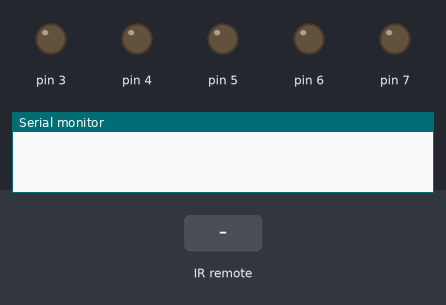
A sketch run on a simulated Arduino Uno, built with avr-gcc and run on an emulated ATmega328P. Parts: output pins drawn as LEDs (lit = HIGH), the last lines printed to the serial monitor. The test bench sets the inputs (shaded band).

Above: at 1.2 s.
1.3 s: infrared code 0xE0E020DF received
At 2.1 s:
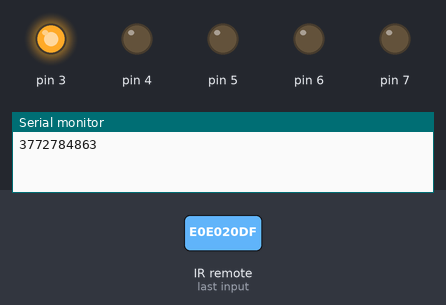
3.8 s: infrared code 0xE0E0A05F received
At 4.2 s:
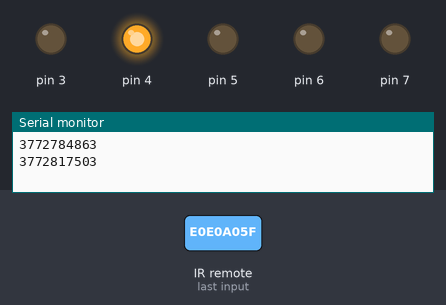
6.3 s: infrared code 0xE0E0609F received
At 7.1 s:
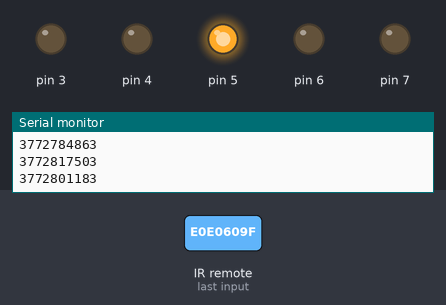
8.8 s: infrared code 0xE0E010EF received
At 9.2 s:
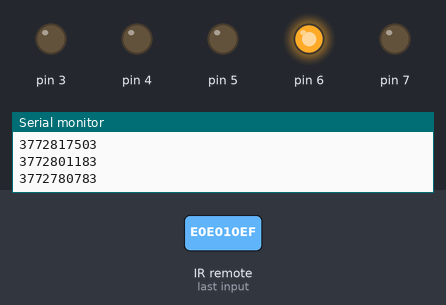
11.3 s: infrared code 0xE0E0906F received
At 12.1 s:
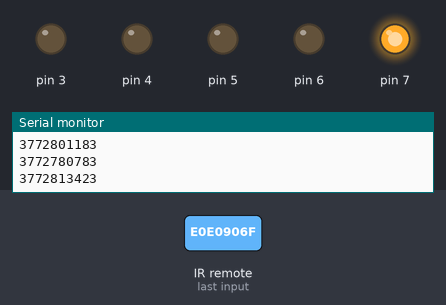
Timing chart, 0 to 14.3 s (numbered marks = the images above; inputs shaded):
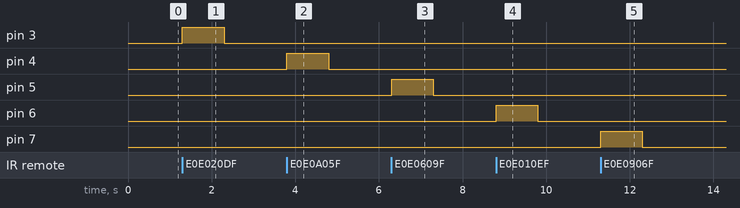

Measured:
- after the input at 1.3 s, pin 3: LOW → HIGH at once, → LOW 1.0 s later
- after the input at 3.8 s, pin 4: LOW → HIGH at once, → LOW 1.0 s later
- after the input at 6.3 s, pin 5: LOW → HIGH at once, → LOW 1.0 s later
- after the input at 8.8 s, pin 6: LOW → HIGH at once, → LOW 1.0 s later
- after the input at 11.3 s, pin 7: LOW → HIGH at once, → LOW 1.0 s later

The sketch:

Project_50.ino
```cpp
// Project 50 – Creating an IR Remote Control Arduino
int receiverpin = 2;        // pin 1 of IR receiver to Arduino digital pin 2
#include <IRremote.h>
IRrecv irrecv(receiverpin); // create instance of irrecv
decode_results results;

//int receiverpin = 2;        // pin 1 of IR receiver to Arduino digital pin 2
void setup()
{
  irrecv.enableIRIn();      // start the receiver
  for (int z = 3 ; z < 8 ; z++) // set up digital pins
  {
    pinMode(z, OUTPUT);
  }
  Serial.begin (9600);
}

 void translateIR()
// takes action based on IR code received
// uses Sony IR codes
{
  Serial.println (results.value);
  switch(results.value)
  {

     case 0xE0E020DF:  pinOn(3); break; // 3
    case 0xE0E0A05F:  pinOn(4); break; // 4
    case 0xE0E0609F:  pinOn(5); break; // 5
    case 0xE0E010EF:  pinOn(6); break; // 6
    case 0xE0E0906F:  pinOn(7); break; // 7
  }
}

 void pinOn(int pin) // turns on digital pin "pin" for 1 second
{
  digitalWrite(pin, HIGH);
  delay(1000);
  digitalWrite(pin, LOW);
}

void loop()
{
  if (irrecv.decode(&results))    // have we received an IR signal?
  {
    translateIR();
     for (int z = 0 ; z < 2 ; z++) // ignore the 2nd and 3rd repeated codes
    {
      irrecv.resume();            // receive the next value
    }
  }
}
```
